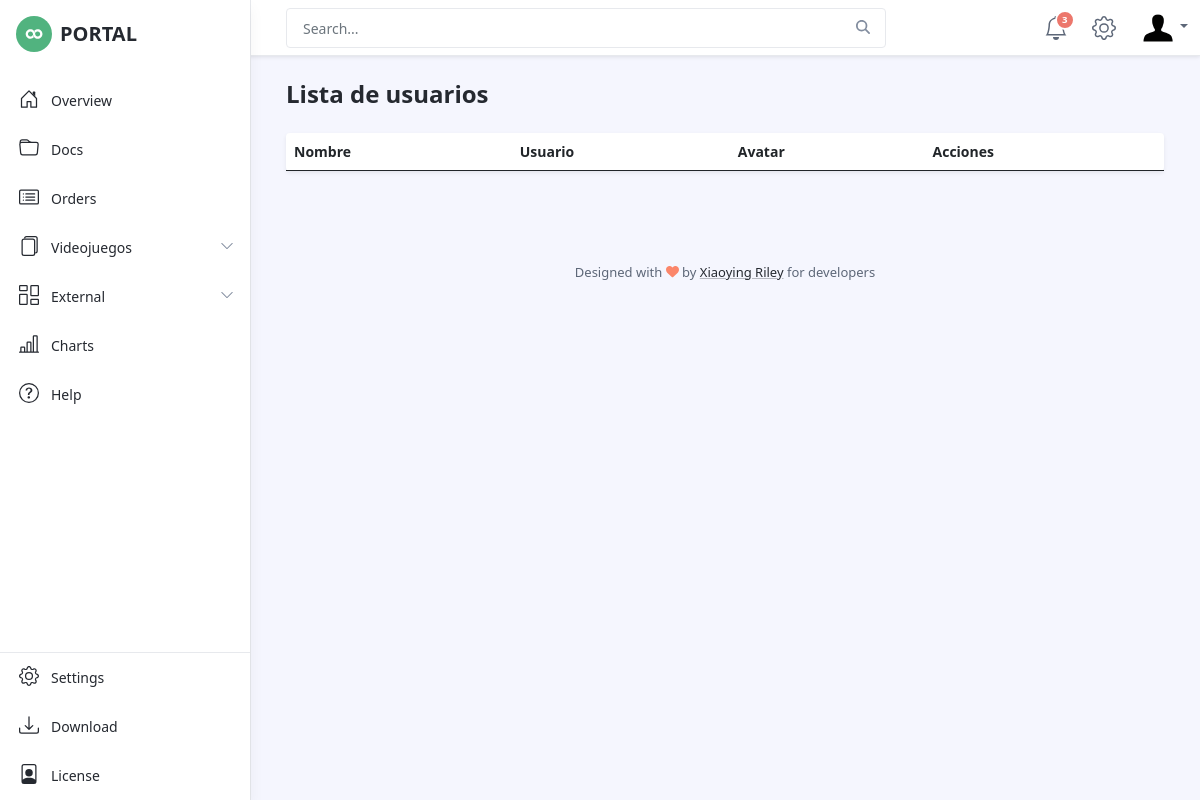
/usuarios/lista/, run on an earlier commit of the app's database.
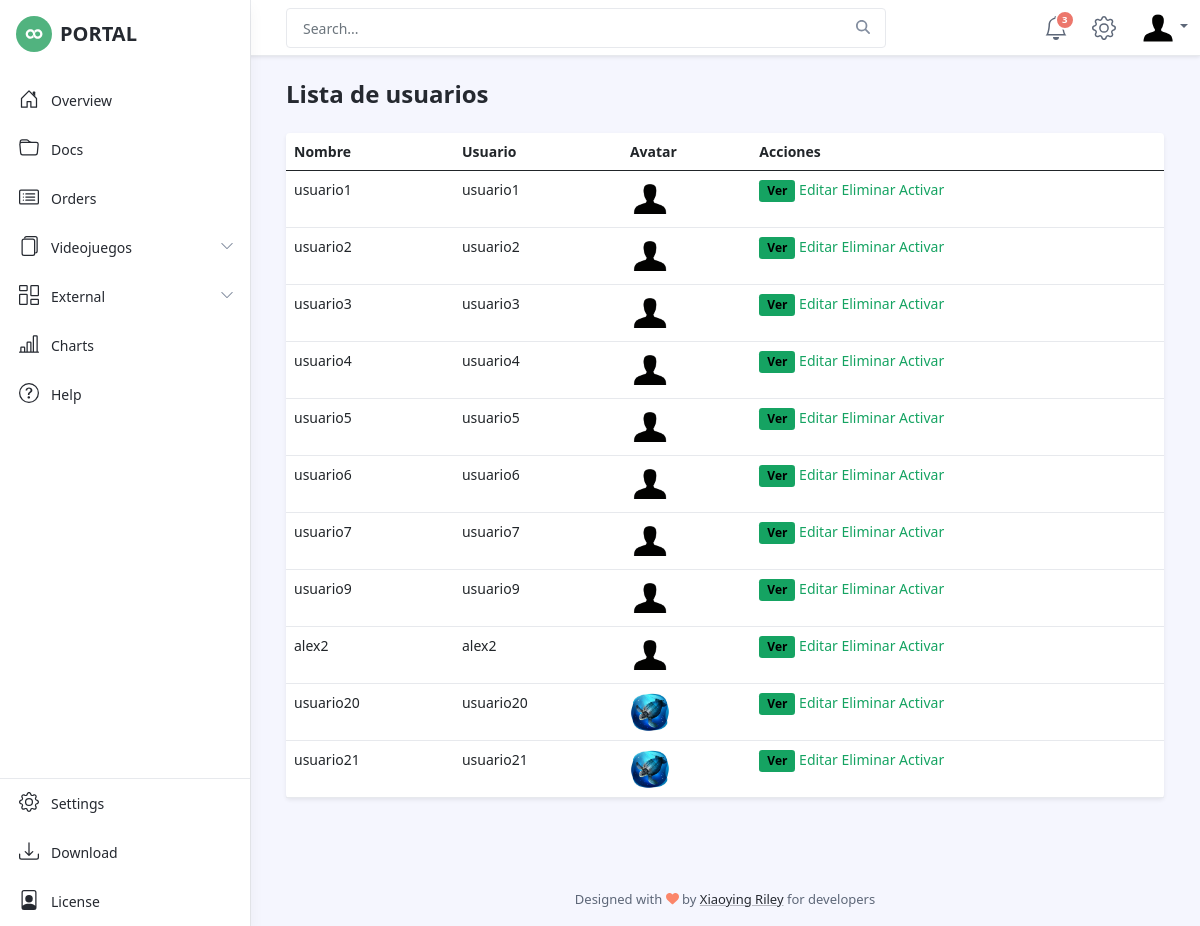
And on a later commit of the database.
### usuarios/models.py (models this page shows)
class Usuario(User):
    estado = models.ForeignKey("usuarios.Estado", verbose_name="Estado", on_delete=models.CASCADE)
    municipio = models.ForeignKey("usuarios.Municipio", verbose_name="Municipio", on_delete=models.CASCADE)
    foto = models.ImageField("Foto de perfil", upload_to='perfiles', blank=True, null=True)

### usuarios/views.py (the view)
# urls.py: path('lista/', views.ListaUsuario.as_view(), name='lista'),
class ListaUsuario(ListView):
    model = Usuario

### usuarios/templates/usuarios/usuario_list.html (shortened to what this page needs)
{% extends 'base2.html' %}
{% load static %}
{% block contenido %}
<h1 class="app-page-title">Lista de usuarios</h1>
<div class="app-card app-card-orders-table shadow-sm mb-5">
    <table class="table">
        <thead>
            <th>Nombre</th>
            <th>Usuario</th>
            <th>Avatar</th>
            <th>Acciones</th>
        </thead>
        <tbody>
            {% for usuario in object_list  %}
            <tr>
                <td>{{usuario.first_name}}</td>
                <td>{{usuario.username}}</td>
                <td>
                    {% if usuario.foto %}
                        <img src="{{MEDIA_URL}}{{usuario.foto}}" alt="" width="40px">
                    {% else %}
                        <img src="{% static 'images/user.png' %}" alt="" width="40px">
                    {% endif %}
                </td>
                <td>
                    <a href="" class="btn btn-primary btn-sm">Ver</a>
                    <a href="">Editar</a>
                    <a href="">Eliminar</a>
                    <a href="">Activar</a>
                </td>
            </tr>
            {% endfor %}
        </tbody>
    </table>
</div>
{% endblock contenido %}

### videojuego/templates/base2.html (shortened to what this page needs)
{% load static %}
<!DOCTYPE html>
<html lang="en">
<head>
    <link id="theme-style" rel="stylesheet" href="{% static 'css/portal.css' %}">
</head>
<body class="app">
    <header class="app-header fixed-top">
        <div class="app-header-inner">
	        <div class="container-fluid py-2">
		        <div class="app-header-content">
		            <div class="row justify-content-between align-items-center">
		            <div class="app-search-box col">
		                <form class="app-search-form">
							<input type="text" placeholder="Search..." name="search" class="form-control search-input">
							<button type="submit" class="btn search-btn btn-primary" value="Search"><i class="fas fa-search"></i></button>
				        </form>
		            </div>
		            <div class="app-utilities col-auto">
			            <div class="app-utility-item app-notifications-dropdown dropdown">
				            <a class="dropdown-toggle no-toggle-arrow" id="notifications-dropdown-toggle" data-toggle="dropdown" href="#" role="button" aria-expanded="false" title="Notifications">
					            <span class="icon-badge">3</span>
					        </a>
				        </div>
			            <div class="app-utility-item">
				            <a href="settings.html" title="Settings">
					        </a>
					    </div>
			            <div class="app-utility-item app-user-dropdown dropdown">
				            <a class="dropdown-toggle" id="user-dropdown-toggle" data-toggle="dropdown" href="#" role="button" aria-expanded="false"><img src="{% static 'images/user.png' %}" alt="user profile"></a>
			            </div>
		            </div>
		        </div>
	            </div>
	        </div>
        </div>
        <div id="app-sidepanel" class="app-sidepanel">
	        <div class="sidepanel-inner d-flex flex-column">
		        <div class="app-branding">
		            <a class="app-logo" href="index.html"><img class="logo-icon mr-2" src="{% static 'images/app-logo.svg' %}" alt="logo"><span class="logo-text">PORTAL</span></a>
		        </div>
			    <nav id="app-nav-main" class="app-nav app-nav-main flex-grow-1">
				    <ul class="app-menu list-unstyled accordion" id="menu-accordion">
					    <li class="nav-item">
					        <a class="nav-link" href="index.html">
						        <span class="nav-icon">
						         </span>
		                         <span class="nav-link-text">Overview</span>
					        </a>
					    </li>
					    <li class="nav-item">
					        <a class="nav-link" href="docs.html">
						        <span class="nav-icon">
						         </span>
		                         <span class="nav-link-text">Docs</span>
					        </a>
					    </li>
					    <li class="nav-item">
					        <a class="nav-link" href="orders.html">
						        <span class="nav-icon">
						         </span>
		                         <span class="nav-link-text">Orders</span>
					        </a>
					    </li>
					    <li class="nav-item has-submenu">
					        <a class="nav-link submenu-toggle {% if vj_nuevo %}active{% endif %}" href="#" data-toggle="collapse" data-target="#submenu-1" aria-expanded="false" aria-controls="submenu-1">
						        <span class="nav-icon">
						         </span>
		                         <span class="nav-link-text">Videojuegos</span>
		                         <span class="submenu-arrow">
		                             <svg width="1em" height="1em" viewBox="0 0 16 16" class="bi bi-chevron-down" fill="currentColor" xmlns="http://www.w3.org/2000/svg">
	  <path fill-rule="evenodd" d="M1.646 4.646a.5.5 0 0 1 .708 0L8 10.293l5.646-5.647a.5.5 0 0 1 .708.708l-6 6a.5.5 0 0 1-.708 0l-6-6a.5.5 0 0 1 0-.708z"/>
	</svg>
	                             </span>
					        </a>
					    </li>
					    <li class="nav-item has-submenu">
					        <a class="nav-link submenu-toggle" href="#" data-toggle="collapse" data-target="#submenu-2" aria-expanded="false" aria-controls="submenu-2">
						        <span class="nav-icon">
						         </span>
		                         <span class="nav-link-text">External</span>
		                         <span class="submenu-arrow">
		                             <svg width="1em" height="1em" viewBox="0 0 16 16" class="bi bi-chevron-down" fill="currentColor" xmlns="http://www.w3.org/2000/svg">
	  <path fill-rule="evenodd" d="M1.646 4.646a.5.5 0 0 1 .708 0L8 10.293l5.646-5.647a.5.5 0 0 1 .708.708l-6 6a.5.5 0 0 1-.708 0l-6-6a.5.5 0 0 1 0-.708z"/>
	</svg>
	                             </span>
					        </a>
					    </li>
					    <li class="nav-item">
					        <a class="nav-link" href="charts.html">
						        <span class="nav-icon">
						         </span>
		                         <span class="nav-link-text">Charts</span>
					        </a>
					    </li>
					    <li class="nav-item">
					        <a class="nav-link" href="help.html">
						        <span class="nav-icon">
						         </span>
		                         <span class="nav-link-text">Help</span>
					        </a>
					    </li>
				    </ul>
			    </nav>
			    <div class="app-sidepanel-footer">
				    <nav class="app-nav app-nav-footer">
					    <ul class="app-menu footer-menu list-unstyled">
						    <li class="nav-item">
						        <a class="nav-link" href="settings.html">
							        <span class="nav-icon">
							        </span>
			                        <span class="nav-link-text">Settings</span>
						        </a>
						    </li>
						    <li class="nav-item">
						        <a class="nav-link" href="https://themes.3rdwavemedia.com/bootstrap-templates/admin-dashboard/portal-free-bootstrap-admin-dashboard-template-for-developers/">
							        <span class="nav-icon">
							        </span>
			                        <span class="nav-link-text">Download</span>
						        </a>
						    </li>
						    <li class="nav-item">
						        <a class="nav-link" href="https://themes.3rdwavemedia.com/bootstrap-templates/admin-dashboard/portal-free-bootstrap-admin-dashboard-template-for-developers/">
							        <span class="nav-icon">
							        </span>
			                        <span class="nav-link-text">License</span>
						        </a>
						    </li>
					    </ul>
				    </nav>
			    </div>
	        </div>
	    </div>
    </header>
    <div class="app-wrapper">
	    <div class="app-content pt-3 p-md-3 p-lg-4">
		    <div class="container-xl">
                {% block contenido %}
                {% endblock contenido %}
		    </div>
	    </div>
	    <footer class="app-footer">
		    <div class="container text-center py-3">
            <small class="copyright">Designed with <i class="fas fa-heart" style="color: #fb866a;"></i> by <a class="app-link" href="http://themes.3rdwavemedia.com" target="_blank">Xiaoying Riley</a> for developers</small>
		    </div>
	    </footer>
    </div>
</body>
</html>

What changed in the data, as far as the page shows it:
added Usuario: first_name "usuario1", username "usuario1"
added Usuario: first_name "usuario2", username "usuario2"
added Usuario: first_name "usuario3", username "usuario3"
added Usuario: first_name "usuario4", username "usuario4"
added Usuario: first_name "usuario5", username "usuario5"
added Usuario: first_name "usuario6", username "usuario6"
added Usuario: first_name "usuario7", username "usuario7"
added Usuario: first_name "usuario9", username "usuario9"
added Usuario: first_name "alex2", username "alex2"
added Usuario: first_name "usuario20", username "usuario20", foto (picture)
added Usuario: first_name "usuario21", username "usuario21", foto (picture)
